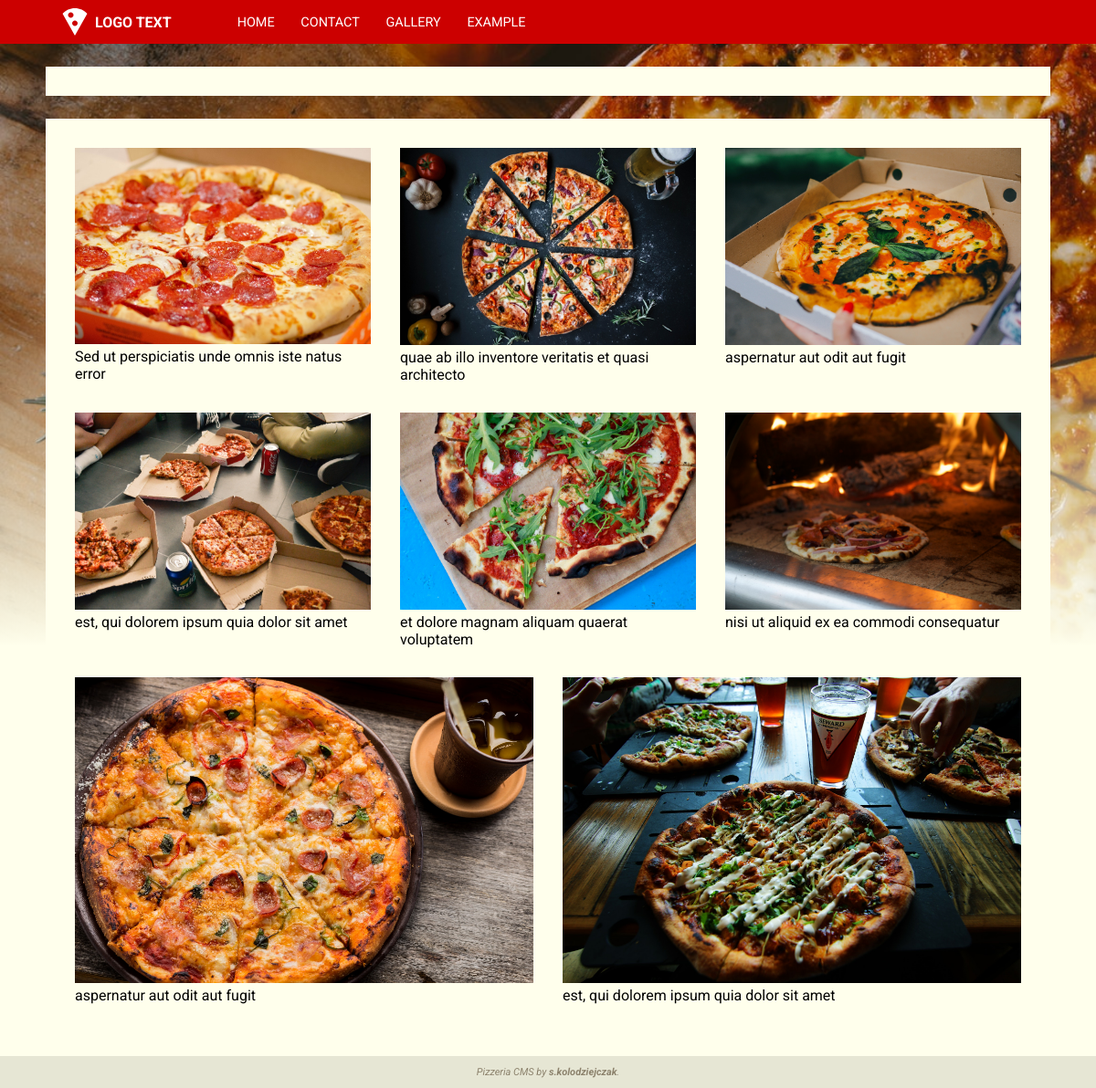
Screenshot of /page/gallery with the database file from the repository.
### base/models.py (models this page shows, shortened)
class AppConfig(models.Model):
  title = models.CharField(max_length = 120)
  favicon = models.ImageField(blank = True, upload_to='config')
  logo_image = models.ImageField(blank = True, upload_to='config')
  logo_text =  models.CharField(blank = True, max_length = 40)
  homepage = models.ForeignKey(Navigation, on_delete = models.DO_NOTHING, blank = False, null = True)
  background_image = models.ImageField(blank = True, upload_to='config')
  background_color = RGBColorField()
  accent_color_1 = RGBColorField()
  accent_color_2 = RGBColorField()
  accent_color_3 = RGBColorField()
  text_color_1 = RGBColorField()
  text_color_2 = RGBColorField()
  small_font_size = models.IntegerField(default=11,validators=[
    MinValueValidator(6),
    MaxValueValidator(12)
  ])
  normal_font_size = models.IntegerField(default=14,validators=[
    MinValueValidator(12),
    MaxValueValidator(18)
  ])
  big_font_size = models.IntegerField(default=30,validators=[
    MinValueValidator(18),
    MaxValueValidator(36)
  ])

class Navigation(models.Model):
  url = models.SlugField(max_length = 40, unique = True)
  label = models.CharField(max_length = 50)
  subsite = models.ForeignKey(Subsite, on_delete = models.DO_NOTHING, blank = False, null = True)
  sort = models.PositiveIntegerField(default = 0)
  application = models.CharField(max_length = 40, blank = True)
  visible = models.BooleanField(default = True, blank = False)
  class Meta(object):
    ordering = ['sort']

### gallery/models.py (models this page shows, shortened)
class Photo(models.Model):
  image = models.ImageField(upload_to='gallery')
  description = models.TextField(blank = True, max_length=100)
  pub_date = models.DateField(default = date.today)

### base/views.py (the view)
# urls.py: path('<slug:url>', views.index, name='index'),
def index(request, url):
  try:
    link = Navigation.objects.filter(visible = True, url = url)[:1].get()
    if(link.subsite is None):
      return views[link.application].index(request)
    else:
      return render(request, 'subsite/index.html', {
        'item': link.subsite
      })
  except ObjectDoesNotExist:
    raise Http404

### base/utils.py (called while the page is built)
def get_navigation():
  return Navigation.objects.order_by('sort')

def get_config():
  return AppConfig.objects.all()[:1].get()

def get_ad():
  try:
    return Ad.objects.all()[:1].get()
  except ObjectDoesNotExist:
    return None

def render(request, templateUrl, viewbag = {}):
    ad = get_ad()
    cfg = get_config()
    nav = get_navigation()
    return django_render(request, templateUrl, {
      'ad': ad,
      'cfg': cfg,
      'nav': nav,
      'viewbag': viewbag,
    })

### gallery/views.py (called while the page is built)
def index(request):
  photos = Photo.objects.all()
  return render(request, 'gallery/index.html', {
    'photos': photos
  })

### gallery/templates/gallery/index.html (shortened to what this page needs)
{% extends "base/base.html" %}
{% load static %}
{% block styles %}
  <link rel="stylesheet" type="text/css" href="{% static 'gallery/styles/gallery.css' %}">
{% endblock %}
{% block content %}
  <div class="gallery">
  {% for photo in viewbag.photos %}
    <figure class="photo">
      <a class="photo__link" target="_blank" href="{{photo.image.url}}">
        <img class="photo__image"
            src="{{photo.image.url}}"
            alt="{{photo.description}}">
      </a>
      <span class="photo__desc">{{photo.description}}</span>
    </figure>
  {% endfor %}
  </div>
{% endblock %}

### base/templates/base/base.html (shortened to what this page needs)
{% extends "base/layout.html" %}
{% load static %}
{% block header %}
  <a class="logo" href="/">
    {% if cfg.logo_image %}
      <img class="logo__image" src="{{cfg.logo_image.url}}"/>
    {% endif %}
    <span class="logo__text">
      {{ cfg.logo_text }}
    </span>
  </a>
  <nav class="nav">
  {% for item in nav %}
    <a class="nav__link" href="{% url 'base:index' item.url %}">{{ item.label }}</a>
  {% endfor %}
  </nav>
{% endblock %}
{% block footer %}
  <p>Pizzeria CMS by <span class="bold">s.kolodziejczak</span>.</p>
{% endblock %}

### base/static/base/styles/layout.css (style rules this page uses)
html, body { min-height: 100%; margin: 0; padding: 0; }
* { font-family: 'Roboto', sans-serif; }

### base/static/base/styles/base.css (style rules this page uses)
.bold { font-weight: bolder; }
.logo, .nav, .nav__link { align-items: center; display: flex; justify-content: center; }
.nav__link { margin: 0; padding: 0; height: 100%; }
.logo { color: var(--accent-color-3); font-size: var(--medium-font-size); font-weight: 700; outline: 0; text-decoration: none; }
.logo__image + .logo__text { margin-left: .25em; }
.nav { color: var(--accent-color-3); font-size: .9em; height: 100%; margin-left: 4em; }
.nav__link { text-transform: uppercase; text-decoration: none; color: inherit; outline: none; padding: 0 1em; background: var(--accent-color-1); }

### gallery/static/gallery/styles/gallery.css (style rules this page uses)
.gallery { box-sizing: border-box; display: flex; flex-wrap: wrap; justify-content: space-between; }
.photo { flex: 1 0 calc(33% - 3em); box-sizing: border-box; margin: 1em; }
.photo__image { width: 100%; height: auto; }
.photo__desc { text-align: center; }

### rows the page displays
AppConfig: logo_image (picture), logo_text "LOGO TEXT"
Navigation: label "HOME"
Navigation: label "CONTACT"
Navigation: label "GALLERY"
Navigation: label "EXAMPLE"
Photo: image (picture), description "Sed ut perspiciatis unde omnis iste natus error"
Photo: image (picture), description "quae ab illo inventore veritatis et quasi architecto"
Photo: image (picture), description "aspernatur aut odit aut fugit"
Photo: image (picture), description "est, qui dolorem ipsum quia dolor sit amet"
Photo: image (picture), description "et dolore magnam aliquam quaerat voluptatem"
Photo: image (picture), description "nisi ut aliquid ex ea commodi consequatur"
Photo: image (picture), description "aspernatur aut odit aut fugit"
Photo: image (picture), description "est, qui dolorem ipsum quia dolor sit amet"
